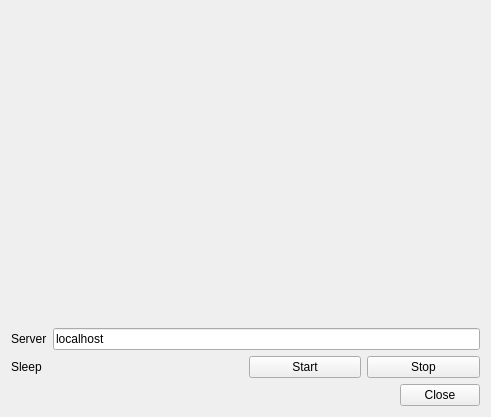
<?xml version="1.0" encoding="UTF-8"?>
<ui version="4.0">
 <class>TrafficGenerator</class>
 <widget class="QWidget" name="TrafficGenerator">
  <property name="geometry">
   <rect>
    <x>0</x>
    <y>0</y>
    <width>491</width>
    <height>417</height>
   </rect>
  </property>
  <property name="windowTitle">
   <string>Traffic Generator</string>
  </property>
  <layout class="QVBoxLayout" name="verticalLayout">
   <item>
    <widget class="QwtPlot" name="qwtPlot"/>
   </item>
   <item>
    <layout class="QHBoxLayout" name="horizontalLayout_3">
     <item>
      <widget class="QLabel" name="label_2">
       <property name="text">
        <string>Server</string>
       </property>
      </widget>
     </item>
     <item>
      <widget class="QLineEdit" name="le_Server">
       <property name="text">
        <string>localhost</string>
       </property>
      </widget>
     </item>
    </layout>
   </item>
   <item>
    <layout class="QHBoxLayout" name="horizontalLayout_2">
     <item>
      <widget class="QLabel" name="label">
       <property name="text">
        <string>Sleep</string>
       </property>
      </widget>
     </item>
     <item>
      <widget class="QwtSlider" name="slider">
       <property name="valid">
        <bool>true</bool>
       </property>
       <property name="mass">
        <double>0.000000000000000</double>
       </property>
       <property name="scalePosition">
        <enum>QwtSlider::BottomScale</enum>
       </property>
      </widget>
     </item>
     <item>
      <widget class="QPushButton" name="pb_Start">
       <property name="text">
        <string>Start</string>
       </property>
      </widget>
     </item>
     <item>
      <widget class="QPushButton" name="pb_Stop">
       <property name="text">
        <string>Stop</string>
       </property>
      </widget>
     </item>
    </layout>
   </item>
   <item>
    <layout class="QHBoxLayout" name="horizontalLayout">
     <item>
      <spacer name="horizontalSpacer">
       <property name="orientation">
        <enum>Qt::Horizontal</enum>
       </property>
       <property name="sizeHint" stdset="0">
        <size>
         <width>40</width>
         <height>20</height>
        </size>
       </property>
      </spacer>
     </item>
     <item>
      <widget class="QPushButton" name="pb_Close">
       <property name="text">
        <string>Close</string>
       </property>
      </widget>
     </item>
    </layout>
   </item>
  </layout>
 </widget>
 <customwidgets>
  <customwidget>
   <class>QwtPlot</class>
   <extends>QFrame</extends>
   <header>qwt_plot.h</header>
  </customwidget>
  <customwidget>
   <class>QwtSlider</class>
   <extends>QWidget</extends>
   <header>qwt_slider.h</header>
  </customwidget>
 </customwidgets>
 <resources/>
 <connections/>
</ui>
